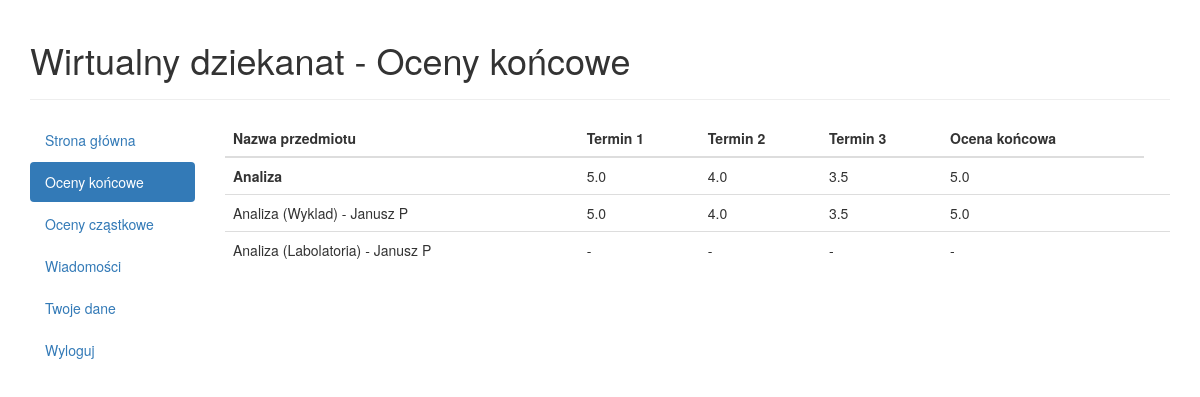
The app's page /student/1 (signed in), older data.
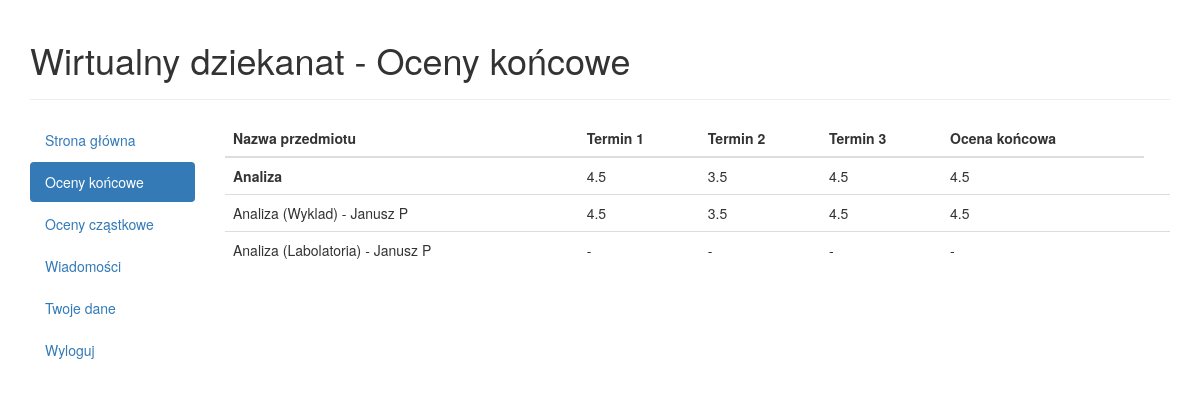
The same page, newer data.
### database/models.py (models this page shows, shortened)
class SubjectsStudents(models.Model):
    student_id = models.ForeignKey(Student)
    subject_id = models.ForeignKey(Subject)
    final_grade_id = models.OneToOneField(FinalGrade)

class Subject(models.Model):
    teacher_id = models.ForeignKey(Teacher)
    name = models.CharField(max_length=20)
    def __str__(self):
        return self.name

class FinalGrade(models.Model):
    student_id = models.ForeignKey(Student)
    subsubject_id = models.ForeignKey(Subsubject)
    final_value = models.CharField(max_length=3, default='-')
    final_date = models.DateTimeField()
    term1_value = models.CharField(max_length=3, default='-')
    term1_date = models.DateTimeField()
    term2_value = models.CharField(max_length=3, default='-')
    term2_date = models.DateTimeField()
    term3_value = models.CharField(max_length=3, default='-')
    term3_date = models.DateTimeField()

class SubsubjectsStudents(models.Model):
    student_id = models.ForeignKey(Student)
    sub_subject_id = models.ForeignKey(Subsubject)
    final_grade_id = models.OneToOneField(FinalGrade)

class Subsubject(models.Model):
    subject_id = models.ForeignKey(Subject)
    teacher_id = models.ForeignKey(Teacher)
    subsubjecttype_id = models.ForeignKey(SubsubjectType)
    def __str__(self):
        return self.subject_id.name + ' (' + self.subsubjecttype_id.name + ') - ' + self.teacher_id.user.first_name + ' ' + self.teacher_id.user.last_name

class SubsubjectType(models.Model):
    name = models.CharField(max_length=20)

class Teacher(models.Model):
    user = models.OneToOneField(User)
    picture = models.ImageField(upload_to='teacher_profile_images', blank=True)

### database/views.py (the view)
# urls.py: url(r'^student/(?P<page_id>[0-9]+)$', views.studentpage, name='studentpage'),
def studentpage(request, page_id):
    if request.user.is_authenticated():
        try:
            st = Student.objects.get(user=request.user)
            subjectsStudents = (subjectStudent for subjectStudent in SubjectsStudents.objects.filter(student_id = st))
            subsubjectsStudents = (subsubjectStudent for subsubjectStudent in SubsubjectsStudents.objects.filter(student_id = st))
            subjects = (subjects.subject_id for subjects in st.subjectsstudents_set.all())
            if(request.POST.get('message_id', False)):
                messageToMarkRead = Message.objects.filter(student_id = st).filter(is_read = False).get(pk = request.POST.get('message_id', False))
                messageToMarkRead.is_read = True
                messageToMarkRead.save()
            messages = Message.objects.filter(student_id = st).filter(is_read = False).order_by('-date')
            allMessages = Message.objects.filter(student_id = st).order_by('-date')
            return render(request, 'database/studentpage.html', {'student': st, 'subjectsStudents': subjectsStudents, 'messages':messages, 'all_messages' : allMessages ,
                                                                 'page_id':page_id, 'subsubjectsStudents' : subsubjectsStudents})
        except Student.DoesNotExist:
            return HttpResponse("Niema studenta")
        except Message.DoesNotExist:
            return HttpResponse("Wiadomosc nie istnieje")
    else:
        return HttpResponse("Nie zalogowany")

### database/templates/database/studentpage.html (shortened to what this page needs)
<!DOCTYPE html>
<html lang="en">
<head>
  <link rel="stylesheet" href="http://maxcdn.bootstrapcdn.com/bootstrap/3.3.4/css/bootstrap.min.css">
</head>
<body>
<div class="container">
	<div class="page-header">
		{% if page_id == '0' %}
			<h1>Wirtualny dziekanat - Strona główna</h1>
        	{% elif page_id == '1' %}
			<h1>Wirtualny dziekanat - Oceny końcowe</h1>
        	{% elif page_id == '2' %}
        	<h1>Wirtualny dziekanat - Oceny Cząstkowe</h1>
        	{% elif page_id == '3' %}
			<h1>Wirtualny dziekanat - Wiadomości</h1>
        	{% elif page_id == '4' %}
			<h1>Wirtualny dziekanat - Twoje dane</h1>
        	{% endif %}
	</div>
  	<div class="row">
    		<div class="col-md-2">
      			<ul class="nav nav-pills nav-stacked">
      				{% if page_id == '0' %}
        			<li class="active"><a href="{% url 'studentpage' '0'%}">Strona główna</a></li>
        			<li><a href="{% url 'studentpage' '1'%}">Oceny końcowe</a></li>
        			<li><a href="{% url 'studentpage' '2'%}">Oceny cząstkowe</a></li>
        			<li><a href="{% url 'studentpage' '3'%}">Wiadomości</a></li>
        			<li><a href="{% url 'studentpage' '4'%}">Twoje dane</a></li>
               <li><a href="{% url 'logout' %}">Wyloguj</a></li>
        			{% elif page_id == '1' %}
        			<li><a href="{% url 'studentpage' '0'%}">Strona główna</a></li>
        			<li class="active" ><a href="{% url 'studentpage' '1'%}">Oceny końcowe</a></li>
        			<li><a href="{% url 'studentpage' '2'%}">Oceny cząstkowe</a></li>
        			<li><a href="{% url 'studentpage' '3'%}">Wiadomości</a></li>
        			<li><a href="{% url 'studentpage' '4'%}">Twoje dane</a></li>
               <li><a href="{% url 'logout' %}">Wyloguj</a></li>
               {% endif %}
      			</ul>
   		</div>
   		<div class="col-md-10">
   		{% if page_id == '0' %}
			<h2>Witaj {{student.user.first_name}} {{student.user.last_name}}</h2>
				{% if not messages %}
				<h2>Nie masz nowych wiadomości</h2>
						{% else %}
						<h2>Nieprzeczytane wiadomości</h2>
 						 {% for message in messages %}
    					<div class="panel panel-info">
   					 <div class="panel-heading">Od: <b>{{message.teacher_id.user.first_name}} {{message.teacher_id.user.last_name}}</b> Data: <b>{{message.date}}</b></div>
   				 <div class="panel-body">{{message.contents}}</div>
   				 <div class="panel-footer">
    					<form action="{% url 'studentpage' '0' %}" method='post'>
						{% csrf_token %}
						<input type="hidden" name="message_id" value="{{message.pk}}" />
						<input type="submit" value="Oznacz jako przeczytane"  class="btn btn-info" role="button"/>
						</form>
  			 		 </div>
 						 </div>
					  {% endfor %}
				{% endif %}
        	{% elif page_id == '1' %}
			  <table class="table table-hover">
				<thead>
				  <tr>
					<th>Nazwa przedmiotu</th>
					<th>Termin 1</th>
					<th>Termin 2</th>
					<th>Termin 3</th>
					<th>Ocena końcowa</th>
				  </tr>
				</thead>
				<tbody>
				{% for subjectStudent in subjectsStudents %}
					<tr><td><b>{{subjectStudent.subject_id}}</b></td><td>{{subjectStudent.final_grade_id.term1_value}}</td><td>{{subjectStudent.final_grade_id.term2_value}}</td><td>{{subjectStudent.final_grade_id.term3_value}}</td><td>{{subjectStudent.final_grade_id.final_value}}</td></tr>
					{% for subsubjectStudent in subsubjectsStudents %}
						{% if subsubjectStudent.sub_subject_id.subject_id == subjectStudent.subject_id %}
							<tr><td>{{subsubjectStudent.sub_subject_id}}</td><td>{{subsubjectStudent.final_grade_id.term1_value}}</td><td>{{subsubjectStudent.final_grade_id.term2_value}}</td><td>{{subsubjectStudent.final_grade_id.term3_value}}</td><td>{{subsubjectStudent.final_grade_id.final_value}}</td><td>
						{% endif %}
					{% endfor %}
				{% endfor %}
				</tbody>
			  </table>
        	{% endif %}
    </div>
  </div>
</div>
</body>
</html>

Row changes from the older to the newer data that the page shows:
changed through a linked row, SubjectsStudents "Analiza": final_grade_id.term1_value "5.0" → "4.5"; final_grade_id.term2_value "4.0" → "3.5"; final_grade_id.term3_value "3.5" → "4.5"; final_grade_id.final_value "5.0" → "4.5"
changed through a linked row, SubsubjectsStudents "Analiza (Wyklad) - Janusz P": final_grade_id.term1_value "5.0" → "4.5"; final_grade_id.term2_value "4.0" → "3.5"; final_grade_id.term3_value "3.5" → "4.5"; final_grade_id.final_value "5.0" → "4.5"
